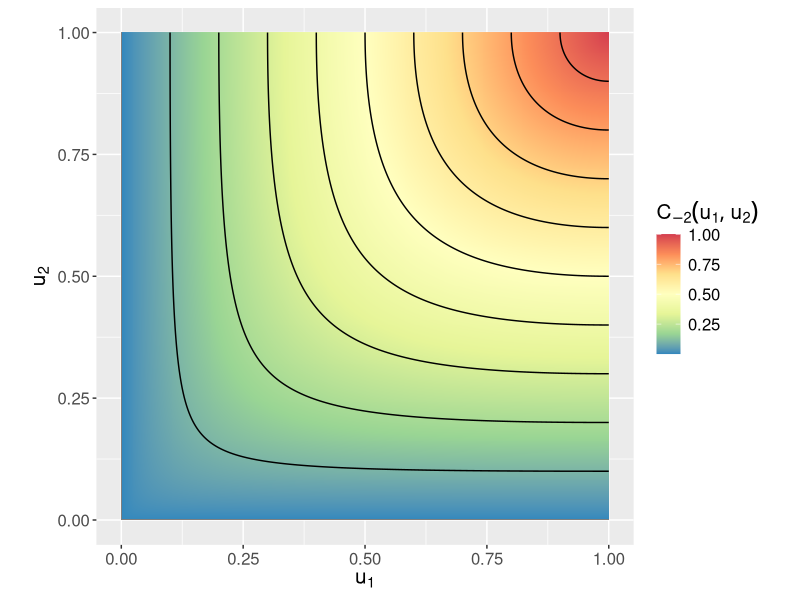
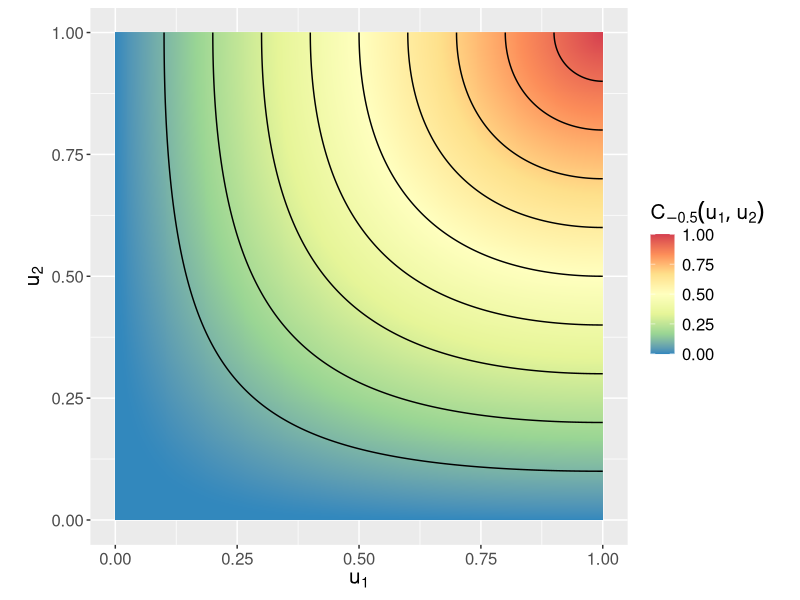
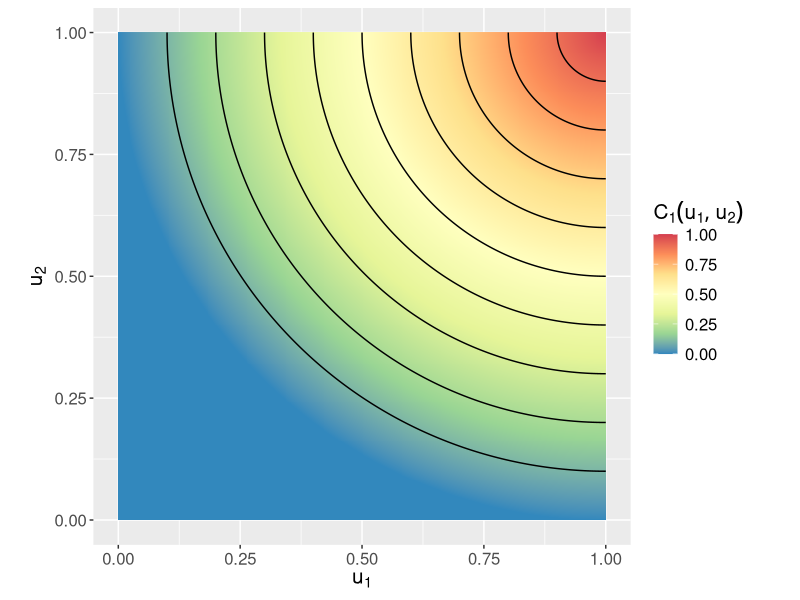
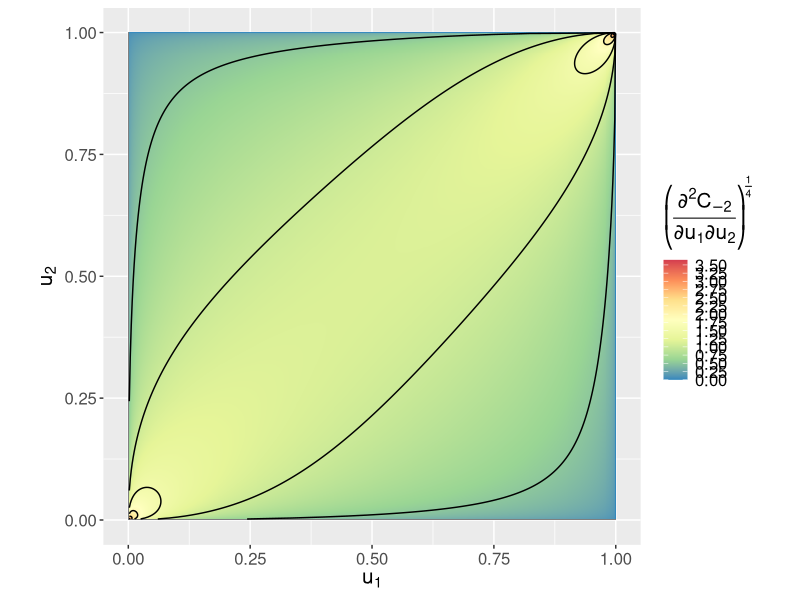
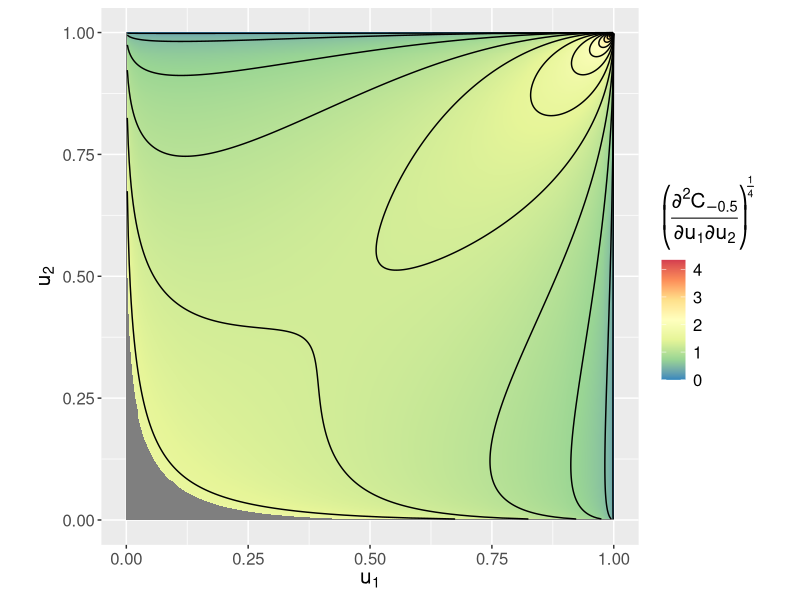
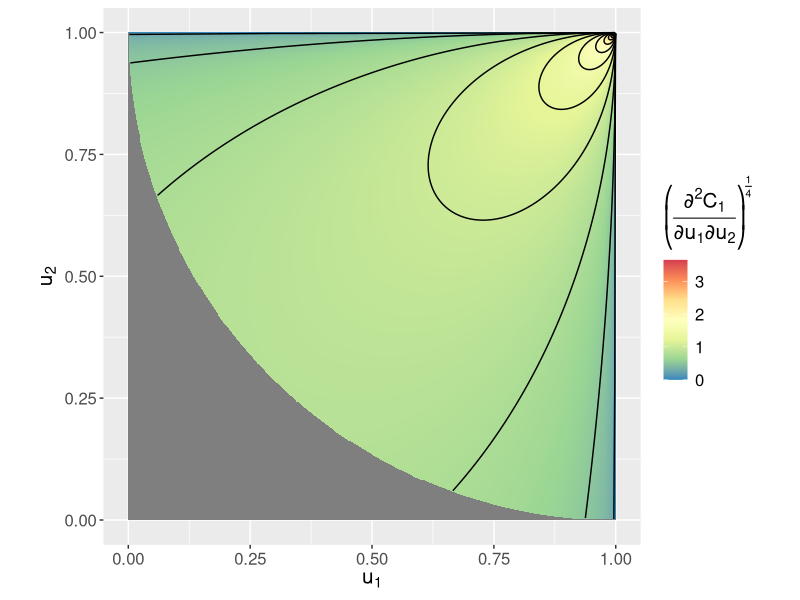

Reproduce these figures in R, in order.
# This script generates Fig. S2 (more or less) of the Supplement
# (The plots were arranged together after the fact in an image-editing software)

# Packages
library(tidyverse)
library(gridExtra)

# Functions to evaluate the copula and copula density when lambda = -2
cop <- function(u, v){
  
  tt <- u^-1 + u + v^-1 + v - 4
  val <- 1 + 0.5 * (tt) - sqrt(0.25 * (tt)^2 + u^-1 + u + v^-1 + v - 4)
  return(val)
  
}
copd <- function(u, v){
  C <- cop(u, v)
  2 * C^-3 * (u^-2 - 1) * (v^-2 - 1) / (C^-2 - 1)^3
}

# Construct a data frame with the outputs
df <- expand.grid(u = seq(0, 1, 0.002), v = seq(0, 1, 0.002))
df$C <- with(df, cop(u,v))
df$c <- with(df, copd(u,v))

# Make the plots for lambda = -2
cop_plot_n2 <- ggplot() +
  geom_raster(data = df, aes(x = u, y = v, fill = C)) +
  geom_contour(data = df, aes(x = u, y = v, z = C), col = "black") +
  scale_fill_distiller(palette = "Spectral") + 
  coord_equal() +
  labs(fill = expression(C[-2](u[1],u[2])), x = expression(u[1]), y = expression(u[2])) +
  theme( text= element_text(size = 15)) 
dens_plot_n2 <- ggplot() +
  geom_raster(data = df, aes(x = u, y = v, fill = (c)^(1/4))) +
  geom_contour(data = df, aes(x = u, y = v, z = (c)^(1/4)), col = "black") +
  scale_fill_distiller(palette = "Spectral", breaks = seq(0, 4.5, 0.25)) +
  coord_equal() +
  labs(fill = expression(bgroup("(", over(partialdiff^2*C[-2], partialdiff*u[1]*partialdiff*u[2]), ")")^over(1,4)), x = expression(u[1]), y = expression(u[2])) +
  theme( text = element_text(size = 15))

# Functions to evaluate copula and copula density when lambda = -0.5
cop <- function(u, v){
  
  dom <- 2 - 2  * (sqrt(u) + sqrt(v)) + u + v
  
  ind <- 1 * ((dom >= 0) & (dom < 1))
  
  val <- ind * (3 - 2 * sqrt(dom) - 2 * (sqrt(u) + sqrt(v)) + u + v)
  
  return(val)
  
}
copd <- function(u, v){
  
  dom <- 2 - 2  * (sqrt(u) + sqrt(v)) + u + v
  
  ind <- 1 * ((dom >= 0) & (dom < 1))
  
  val <- ind * (1 - 1/sqrt(u)) * (1 - 1/sqrt(v))/(2 - 2 * (sqrt(u) + sqrt(v)) + u + v)^(3/2)
  val[!ind] <- NA
    
  return(val)
  
}

# Create a data frame with the outputs
df <- expand.grid(u = seq(0, 1, 0.002), v = seq(0, 1, 0.002))
df$C <- with(df, cop(u,v))
df$c <- with(df, copd(u,v))

# Plot the copula and copula density
cop_plot_n0.5 <- ggplot() +
  geom_raster(data = df, aes(x = u, y = v, fill = C)) +
  geom_contour(data = df, aes(x = u, y = v, z = C), col = "black") +
  scale_fill_distiller(palette = "Spectral") + 
  coord_equal() +
  labs(fill = expression(C[-0.5](u[1],u[2])), x = expression(u[1]), y = expression(u[2])) +
  theme( text= element_text(size = 15))
dens_plot_n0.5 <- ggplot() +
  geom_raster(data = df, aes(x = u, y = v, fill = (c)^(1/4))) +
  geom_contour(data = df, aes(x = u, y = v, z = (c)^(1/4)), col = "black", breaks = seq(0, 4.5, 0.25)) +
  scale_fill_distiller(palette = "Spectral") + 
  coord_equal() +
  labs(fill = expression(bgroup("(", over(partialdiff^2*C[-0.5], partialdiff*u[1]*partialdiff*u[2]), ")")^over(1,4)), x = expression(u[1]), y = expression(u[2])) +
  theme( text = element_text(size = 15))

# Functions to evaluate copula and "copula density" when lambda = 1
cop <- function(u, v){
  
  val <- pmax(0, 1 - sqrt(u^2 - 2 * u + v^2 - 2 * v + 2))
  
  return(val)
  
}
copd <- function(u, v){
  
  dom <- u^2 - 2 * u + v^2 - 2 * v + 2
  
  ind <- 1 * ((dom >= 0) & (dom < 1))
  
  val <- ind * (u-1) * (v-1) / (u^2 - 2 * u + v^2 - 2 * v + 2)^(3/2)
  val[!ind] <- NA
  
  return(val)
  
}

# Create a data frame with the outputs
df1 <- expand.grid(u = seq(0, 1, 0.002), v = seq(0, 1, 0.002))
df1$C <- with(df1, cop(u,v))
df1$c <- with(df1, copd(u,v))

# Plot copula and "copula density" 
cop_plot_1 <- ggplot() +
  geom_raster(data = df1, aes(x = u, y = v, fill = C)) +
  geom_contour(data = df1, aes(x = u, y = v, z = C), col = "black") +
  scale_fill_distiller(palette = "Spectral") + 
  coord_equal() +
  labs(fill = expression(C[1](u[1],u[2])*"   "), x = expression(u[1]), y = expression(u[2])) +
  theme( text = element_text(size = 15))
dens_plot_1 <- ggplot() +
  geom_raster(data = df1, aes(x = u, y = v, fill = (c)^(1/4))) +
  geom_contour(data = df1, aes(x = u, y = v, z = (c)^(1/4)), col = "black", breaks = seq(0, 4.5, 0.25)) +
  scale_fill_distiller(palette = "Spectral") + 
  coord_equal() +
  labs(fill = expression(bgroup("(", over(partialdiff^2*C[1], partialdiff*u[1]*partialdiff*u[2]), ")")^over(1,4)), x = expression(u[1]), y = expression(u[2])) +
  theme( text = element_text(size = 15))

# Print the plots
cop_plot_n2
cop_plot_n0.5
cop_plot_1
dens_plot_n2
dens_plot_n0.5
dens_plot_1
